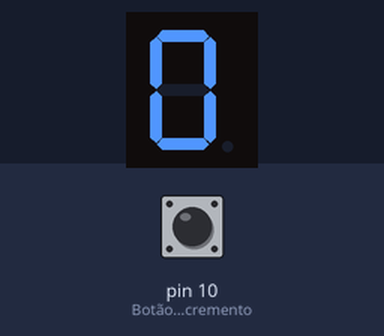
A sketch run on a simulated Arduino Uno, built with avr-gcc and run on an emulated ATmega328P. Shown: 1-digit seven-segment display. Wiring (inferred from the names in the program): 1-digit 7-segment display, segments lit when HIGH: segments pin 2, pin 3, pin 4, pin 5, pin 6, pin 7, pin 8. Inputs (shaded band) come from the test bench; at power-on: pin 10 (Botão_de_incremento) HIGH. The segment pins are drawn as the display they are named for; what the sketch prints to the serial monitor is not drawn.

Above: at 1.2 s.
1.3 s: pin 10 (Botão_de_incremento) pulled LOW for 3.2 s
At 5.7 s:
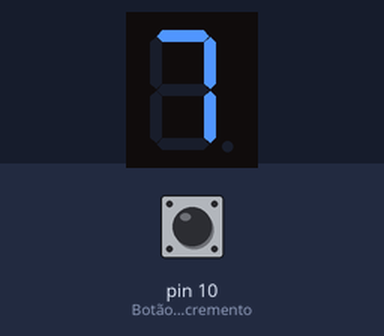
6.0 s: pin 10 (Botão_de_incremento) pulled LOW for 0.15 s
At 7.2 s:
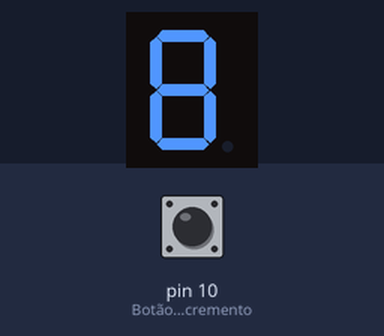
8.0 s: pin 10 (Botão_de_incremento) pulled LOW for 1 s
At 8.9 s:
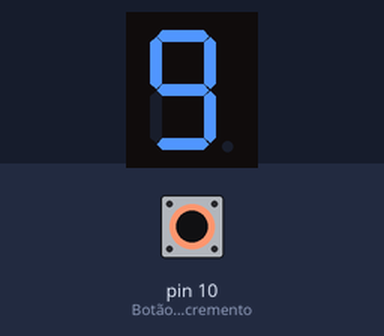
Timing chart, 0 to 11.0 s (numbered marks = the images above; inputs shaded):
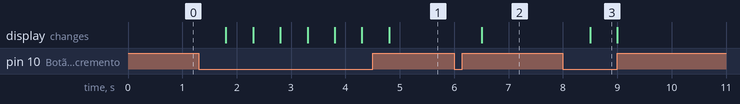

The sketch:

4.Display7SegmentosBtn.ino
```cpp
int conta = 0; // Variável para armazenar o valor a ser exibido no display

// Mapeamento dos segmentos do display para cada dígito (0 a 9)
byte displaySeteSeg[10][7] = {
  { 1, 1, 1, 1, 1, 1, 0 },  // 0
  { 0, 1, 1, 0, 0, 0, 0 },  // 1
  { 1, 1, 0, 1, 1, 0, 1 },  // 2
  { 1, 1, 1, 1, 0, 0, 1 },  // 3
  { 0, 1, 1, 0, 0, 1, 1 },  // 4
  { 1, 0, 1, 1, 0, 1, 1 },  // 5
  { 1, 0, 1, 1, 1, 1, 1 },  // 6
  { 1, 1, 1, 0, 0, 0, 0 },  // 7
  { 1, 1, 1, 1, 1, 1, 1 },  // 8
  { 1, 1, 1, 1, 0, 1, 1 }   // 9
};

// Mapeamento dos pinos correspondentes aos segmentos do display
byte pinosSegmentos[7] = {2, 3, 4, 5, 6, 7, 8}; // Pinos dos segmentos A-G

void setup() {
  // Definindo os pinos dos segmentos como saída
  for (byte i = 0; i < 7; ++i) {
    pinMode(pinosSegmentos[i], OUTPUT);
  }

  pinMode(10, INPUT); // Botão de incremento
  Serial.begin(9600);
  ligaSegmentosDisplay(conta); // Exibe o dígito inicial (0)
}

void loop() {
  Serial.println(digitalRead(10));

  if (digitalRead(10) == 0) { // Verifica se o botão foi pressionado
    delay(500); // Debounce para evitar leitura dupla

    conta = (conta + 1) % 10; // Incrementa o valor e reseta para 0 ao atingir 10
    ligaSegmentosDisplay(conta); // Atualiza o display
  }
}

// Função para ligar os segmentos do display de acordo com o dígito
void ligaSegmentosDisplay(byte digito) {
  for (byte i = 0; i < 7; ++i) {
    digitalWrite(pinosSegmentos[i], displaySeteSeg[digito][i]);
  }
}
```

Measured:
- after the input at 1.3 s, the display: first changes after 0.50 s (image 1 shows a later state)
- after the input at 6.0 s, the display: changes after 0.50 s (image 2)
- after the input at 8.0 s, the display: changes after 0.50 s (image 3)
